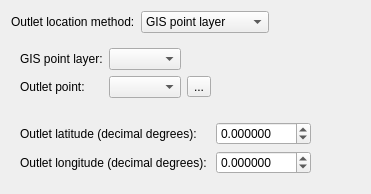
             <widget class="QWidget" name="outlet_location_widget" native="true">
              <layout class="QVBoxLayout" name="verticalLayout">
               <item>
                <layout class="QHBoxLayout" name="outlet_location_hori_layout">
                 <item>
                  <widget class="QLabel" name="outlet_location_method_label">
                   <property name="text">
                    <string>Outlet location method:</string>
                   </property>
                  </widget>
                 </item>
                 <item>
                  <widget class="QComboBox" name="outlet_location_method_combobox">
                   <item>
                    <property name="text">
                     <string>GIS point layer</string>
                    </property>
                   </item>
                   <item>
                    <property name="text">
                     <string>Latitude/longitude</string>
                    </property>
                   </item>
                  </widget>
                 </item>
                 <item>
                  <spacer name="outlet_location_hori_spacer">
                   <property name="orientation">
                    <enum>Qt::Orientation::Horizontal</enum>
                   </property>
                   <property name="sizeType">
                    <enum>QSizePolicy::Policy::Expanding</enum>
                   </property>
                   <property name="sizeHint" stdset="0">
                    <size>
                     <width>40</width>
                     <height>20</height>
                    </size>
                   </property>
                  </spacer>
                 </item>
                </layout>
               </item>
               <item>
                <widget class="QWidget" name="outlet_location_gis_layer_widget" native="true">
                 <layout class="QGridLayout" name="gridLayout">
                  <item row="0" column="0">
                   <widget class="QLabel" name="outlet_location_gis_layer_label">
                    <property name="text">
                     <string>GIS point layer:</string>
                    </property>
                   </widget>
                  </item>
                  <item row="0" column="2">
                   <widget class="QComboBox" name="outlet_location_gis_layer_combobox">
                    <property name="sizeAdjustPolicy">
                     <enum>QComboBox::SizeAdjustPolicy::AdjustToContents</enum>
                    </property>
                   </widget>
                  </item>
                  <item row="1" column="0">
                   <widget class="QLabel" name="outlet_location_gis_layer_feature_label">
                    <property name="text">
                     <string>Outlet point:</string>
                    </property>
                   </widget>
                  </item>
                  <item row="1" column="2">
                   <widget class="QComboBox" name="outlet_location_gis_layer_feature_combobox"/>
                  </item>
                  <item row="1" column="3">
                   <widget class="QToolButton" name="outlet_location_gis_layer_feature_select_tool_button">
                    <property name="toolTip">
                     <string>Select point feature</string>
                    </property>
                    <property name="text">
                     <string>...</string>
                    </property>
                   </widget>
                  </item>
                  <item row="0" column="3">
                   <spacer name="outlet_location_gis_layer_hori_spacer">
                    <property name="orientation">
                     <enum>Qt::Orientation::Horizontal</enum>
                    </property>
                    <property name="sizeType">
                     <enum>QSizePolicy::Policy::Expanding</enum>
                    </property>
                    <property name="sizeHint" stdset="0">
                     <size>
                      <width>40</width>
                      <height>20</height>
                     </size>
                    </property>
                   </spacer>
                  </item>
                 </layout>
                </widget>
               </item>
               <item>
                <widget class="QWidget" name="outlet_location_lat_long_widget" native="true">
                 <layout class="QGridLayout" name="gridLayout_2">
                  <item row="0" column="1">
                   <widget class="QDoubleSpinBox" name="outlet_location_lat_long_lat_spinbox">
                    <property name="decimals">
                     <number>6</number>
                    </property>
                    <property name="minimum">
                     <double>-90.000000000000000</double>
                    </property>
                    <property name="maximum">
                     <double>90.000000000000000</double>
                    </property>
                   </widget>
                  </item>
                  <item row="0" column="0">
                   <widget class="QLabel" name="outlet_location_lat_long_lat_label">
                    <property name="text">
                     <string>Outlet latitude (decimal degrees): </string>
                    </property>
                   </widget>
                  </item>
                  <item row="1" column="0">
                   <widget class="QLabel" name="outlet_location_lat_long_long_label">
                    <property name="text">
                     <string>Outlet longitude (decimal degrees): </string>
                    </property>
                   </widget>
                  </item>
                  <item row="1" column="1">
                   <widget class="QDoubleSpinBox" name="outlet_location_lat_long_long_spinbox">
                    <property name="decimals">
                     <number>6</number>
                    </property>
                    <property name="minimum">
                     <double>-180.000000000000000</double>
                    </property>
                    <property name="maximum">
                     <double>180.000000000000000</double>
                    </property>
                   </widget>
                  </item>
                  <item row="0" column="3">
                   <spacer name="outlet_location_lat_long_hori_spacer">
                    <property name="orientation">
                     <enum>Qt::Orientation::Horizontal</enum>
                    </property>
                    <property name="sizeHint" stdset="0">
                     <size>
                      <width>40</width>
                      <height>20</height>
                     </size>
                    </property>
                   </spacer>
                  </item>
                 </layout>
                </widget>
               </item>
              </layout>
             </widget>
